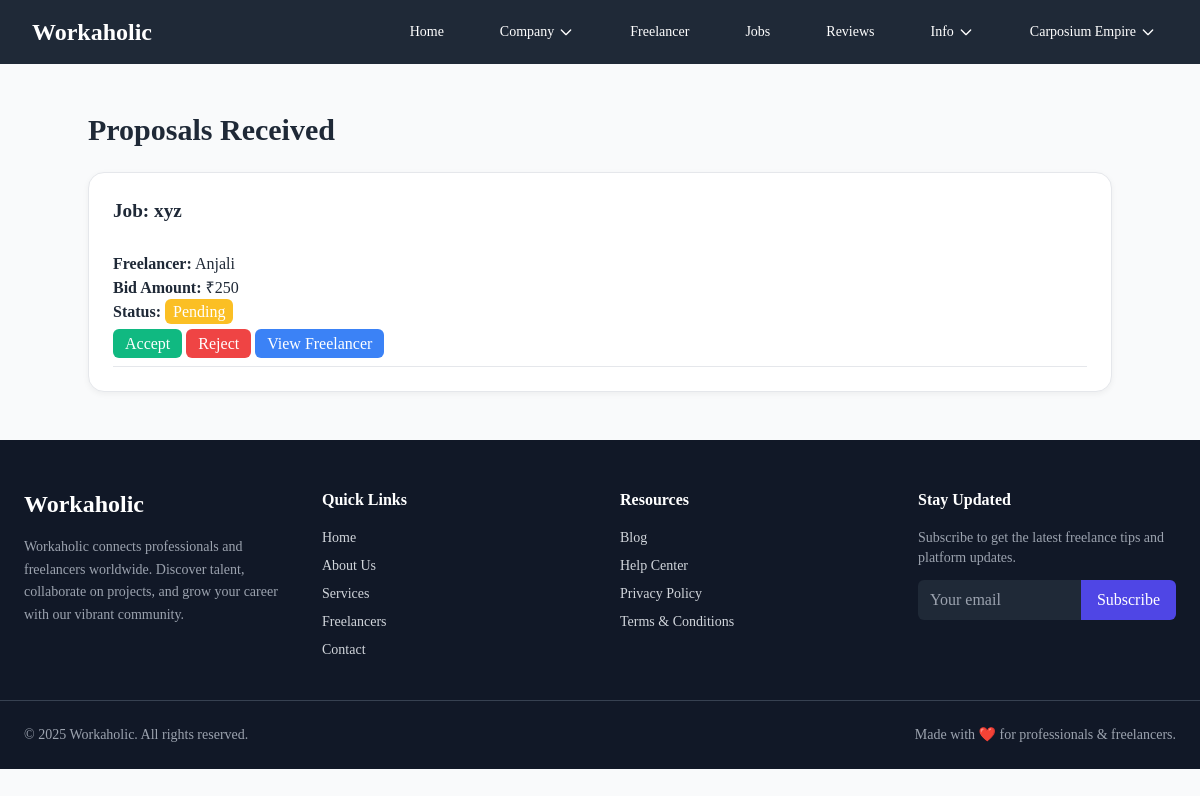
The app's page /proposals_receive.php (signed in) with its own data.
### tables this page shows
CREATE TABLE `proposals` (
  `proposal_id` int(11) NOT NULL,
  `job_id` int(11) NOT NULL,
  `freelancer_id` int(11) NOT NULL,
  `cover_letter` text NOT NULL,
  `bid_amount` decimal(10,2) NOT NULL,
  `status` enum('pending','accepted','rejected') NOT NULL DEFAULT 'pending',
  `created_at` timestamp NOT NULL DEFAULT current_timestamp() ON UPDATE current_timestamp()
);

CREATE TABLE `jobs` (
  `jobs_id` int(11) NOT NULL,
  `company_id` int(11) NOT NULL,
  `category_id` int(11) NOT NULL,
  `title` varchar(255) NOT NULL,
  `description` text NOT NULL,
  `budget` decimal(10,2) NOT NULL,
  `status` enum('open','in_progress','completed','close') NOT NULL DEFAULT 'open',
  `created_at` timestamp NOT NULL DEFAULT current_timestamp() ON UPDATE current_timestamp()
);

CREATE TABLE `users` (
  `user_id` int(11) NOT NULL,
  `username` varchar(255) NOT NULL,
  `user_email` varchar(255) NOT NULL,
  `role` enum('company','freelancer') NOT NULL,
  `user_phone` varchar(255) NOT NULL,
  `user_password` varchar(255) NOT NULL,
  `profile_img` varchar(255) NOT NULL,
  `created_at` timestamp NOT NULL DEFAULT current_timestamp() ON UPDATE current_timestamp()
);

### proposals_receive.php (the view, shortened to what this page needs)
<?php
include 'config.php';
$user_id = (int)$_SESSION['user_id'];
$stmt = $conn->prepare("SELECT company_id FROM companies WHERE user_id = ?");
$stmt->bind_param("i", $user_id);
$stmt->execute();
$result = $stmt->get_result();
$row = $result->fetch_assoc();
$company_id = $row['company_id'] ?? 0;
$query = "
    SELECT
        p.*,
        j.jobs_id,
        j.title,
        f.freelancer_id,
        u.username AS freelancer_name
    FROM proposals p
    JOIN jobs j ON p.job_id = j.jobs_id
    JOIN freelancers f ON p.freelancer_id = f.user_id
    JOIN users u ON f.user_id = u.user_id
    WHERE j.company_id = ?
    ORDER BY j.jobs_id, p.created_at DESC
";
$stmt = $conn->prepare($query);
$stmt->bind_param("i", $company_id);
$stmt->execute();
$result = $stmt->get_result();
include 'header.php';
?>
<div class="max-w-5xl mx-auto mt-12 mb-12">
    <h2 class="text-3xl font-bold mb-6">Proposals Received</h2>
    <?php if ($result->num_rows === 0): ?>
        <p class="text-gray-600">No proposals received yet.</p>
    <?php else: ?>
        <?php $currentJob = null; ?>
        <?php while ($row = $result->fetch_assoc()): ?>
            <?php if ($currentJob !== $row['jobs_id']): ?>
<div class="card">
    <div class="card-header">
        Job: <?= htmlspecialchars($row['title']) ?>
    </div>
    <div>
        <?php $currentJob = $row['jobs_id']; ?>
    <?php endif; ?>
    <div class="proposal-row">
        <strong>Freelancer:</strong> <?= htmlspecialchars($row['freelancer_name']) ?><br>
        <strong>Bid Amount:</strong> ₹<?= number_format($row['bid_amount']) ?><br>
        <strong>Status:</strong>
        <?php if ($row['status'] === "pending"): ?>
            <span class="badge-pending">Pending</span>
        <?php elseif ($row['status'] === "accepted"): ?>
            <span class="badge-accept">Accepted</span>
        <?php else: ?>
            <span class="badge-reject">Rejected</span>
        <?php endif; ?>
        <div style="margin-top:8px;">
            <?php if ($row['status'] === "pending"): ?>
                <a href="?action=accept&id=<?= $row['proposal_id'] ?>" class="btn-accept">Accept</a>
                <a href="?action=reject&id=<?= $row['proposal_id'] ?>" class="btn-reject">Reject</a>
            <?php endif; ?>
            <a href="freelancer_details.php?id=<?= (int)$row['freelancer_id'] ?>" class="btn-view">
                View Freelancer
            </a>
        </div>
    </div>
<?php endwhile; ?>
    </div>
</div>
<?php endif; ?>
</div>
<?php include 'footer.php'; ?>

### proposals_receive.php (style rules this page uses)
.card { background-color: #fff; border: 1px solid #e5e7eb; border-radius: 1rem; padding: 1.5rem; margin-bottom: 1.5rem; box-shadow: 0 2px 6px rgba(0, 0, 0, 0.05); }
.card-header { font-size: 1.2rem; font-weight: 600; margin-bottom: 1rem; }
.proposal-row { border-bottom: 1px solid #e5e7eb; padding: 10px 0; }
.badge-pending { background: #fbbf24; color: #fff; padding: 4px 8px; border-radius: 6px; }
.btn-accept { background: #10b981; color: #fff; padding: 6px 12px; border-radius: 6px; text-decoration: none; }
.btn-reject { background: #ef4444; color: #fff; padding: 6px 12px; border-radius: 6px; text-decoration: none; }
.btn-view { background: #3b82f6; color: #fff; padding: 6px 12px; border-radius: 6px; text-decoration: none; }

### records on screen
proposals: job.title "xyz", users.username "Anjali", bid_amount "250", status "Pending"

### other values on screen
$displayName "Carposium Empire"
